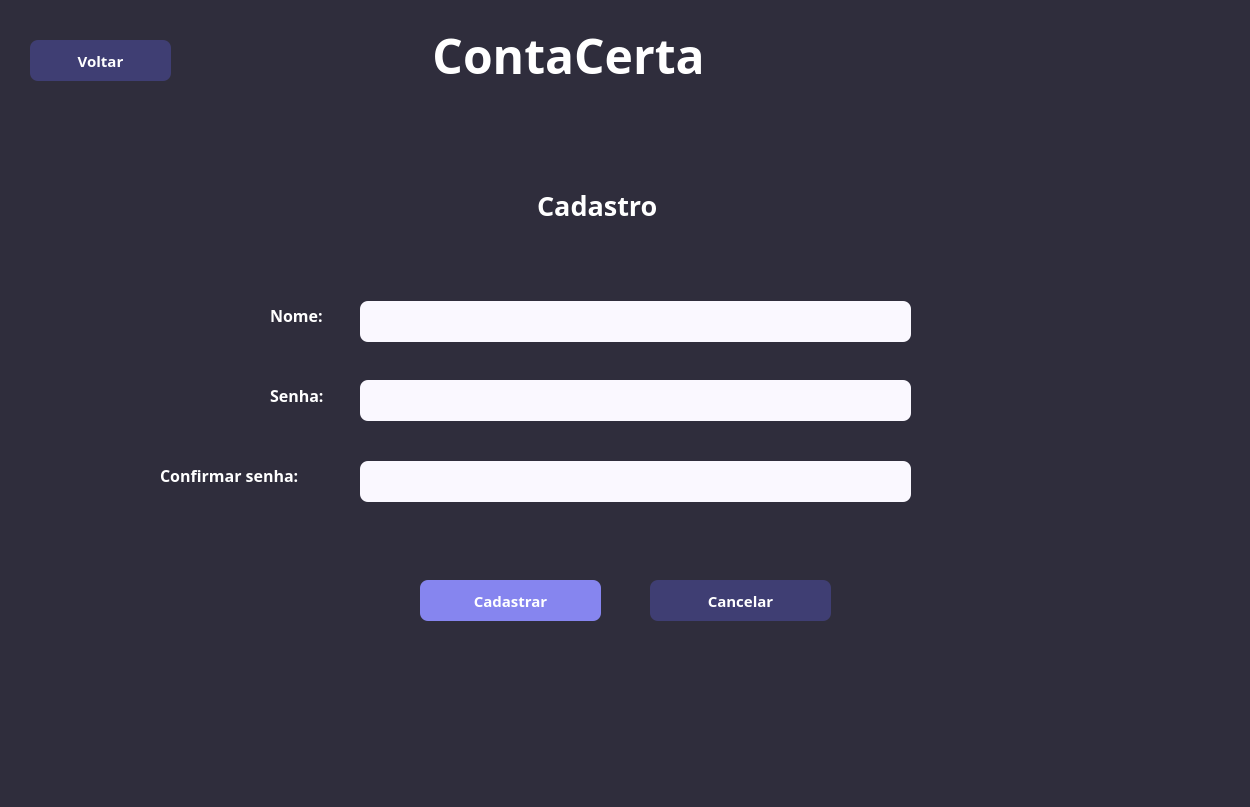
<?xml version="1.0" encoding="UTF-8"?>
<ui version="4.0">
 <class>MainWindow</class>
 <widget class="QMainWindow" name="MainWindow">
  <property name="geometry">
   <rect>
    <x>0</x>
    <y>0</y>
    <width>1250</width>
    <height>807</height>
   </rect>
  </property>
  <property name="font">
   <font>
    <pointsize>12</pointsize>
   </font>
  </property>
  <property name="windowTitle">
   <string>MainWindow</string>
  </property>
  <property name="styleSheet">
   <string notr="true">background: #2F2D3C;</string>
  </property>
  <widget class="QWidget" name="centralwidget">
   <widget class="QLabel" name="label_Titulo">
    <property name="geometry">
     <rect>
      <x>420</x>
      <y>20</y>
      <width>421</width>
      <height>71</height>
     </rect>
    </property>
    <property name="font">
     <font>
      <family>Arial Black</family>
      <pointsize>36</pointsize>
      <weight>75</weight>
      <bold>true</bold>
     </font>
    </property>
    <property name="styleSheet">
     <string notr="true">color: white;</string>
    </property>
    <property name="text">
     <string> ContaCerta</string>
    </property>
   </widget>
   <widget class="QPushButton" name="pushButton_Voltar">
    <property name="geometry">
     <rect>
      <x>30</x>
      <y>40</y>
      <width>141</width>
      <height>41</height>
     </rect>
    </property>
    <property name="font">
     <font>
      <family>Arial Black</family>
      <pointsize>11</pointsize>
      <weight>75</weight>
      <bold>true</bold>
     </font>
    </property>
    <property name="styleSheet">
     <string notr="true">background: #3F3E73;
color: white;
border-radius: 8;</string>
    </property>
    <property name="text">
     <string>Voltar</string>
    </property>
   </widget>
   <widget class="QLabel" name="label_cadastro">
    <property name="geometry">
     <rect>
      <x>530</x>
      <y>190</y>
      <width>191</width>
      <height>31</height>
     </rect>
    </property>
    <property name="font">
     <font>
      <family>Arial Black</family>
      <pointsize>20</pointsize>
      <weight>75</weight>
      <bold>true</bold>
     </font>
    </property>
    <property name="styleSheet">
     <string notr="true">color: white;</string>
    </property>
    <property name="text">
     <string> Cadastro</string>
    </property>
   </widget>
   <widget class="QLineEdit" name="lineEdit_Nome">
    <property name="geometry">
     <rect>
      <x>360</x>
      <y>301</y>
      <width>551</width>
      <height>41</height>
     </rect>
    </property>
    <property name="styleSheet">
     <string notr="true">background: #FAF8FF;
border-radius: 8;</string>
    </property>
   </widget>
   <widget class="QLabel" name="label_Nome">
    <property name="geometry">
     <rect>
      <x>270</x>
      <y>300</y>
      <width>81</width>
      <height>31</height>
     </rect>
    </property>
    <property name="font">
     <font>
      <family>Arial Black</family>
      <pointsize>12</pointsize>
      <weight>75</weight>
      <bold>true</bold>
     </font>
    </property>
    <property name="styleSheet">
     <string notr="true">color: white;</string>
    </property>
    <property name="text">
     <string>Nome:</string>
    </property>
   </widget>
   <widget class="QLabel" name="label_Senha">
    <property name="geometry">
     <rect>
      <x>270</x>
      <y>380</y>
      <width>81</width>
      <height>31</height>
     </rect>
    </property>
    <property name="font">
     <font>
      <family>Arial Black</family>
      <pointsize>12</pointsize>
      <weight>75</weight>
      <bold>true</bold>
     </font>
    </property>
    <property name="styleSheet">
     <string notr="true">color: white;</string>
    </property>
    <property name="text">
     <string>Senha:</string>
    </property>
   </widget>
   <widget class="QLineEdit" name="lineEdit_Senha">
    <property name="geometry">
     <rect>
      <x>360</x>
      <y>380</y>
      <width>551</width>
      <height>41</height>
     </rect>
    </property>
    <property name="styleSheet">
     <string notr="true">background: #FAF8FF;
border-radius: 8;</string>
    </property>
    <property name="echoMode">
     <enum>QLineEdit::PasswordEchoOnEdit</enum>
    </property>
   </widget>
   <widget class="QLabel" name="label_ConfirmarSenha">
    <property name="geometry">
     <rect>
      <x>160</x>
      <y>460</y>
      <width>191</width>
      <height>31</height>
     </rect>
    </property>
    <property name="font">
     <font>
      <family>Arial Black</family>
      <pointsize>12</pointsize>
      <weight>75</weight>
      <bold>true</bold>
     </font>
    </property>
    <property name="styleSheet">
     <string notr="true">color: white;</string>
    </property>
    <property name="text">
     <string>Confirmar senha:</string>
    </property>
   </widget>
   <widget class="QLineEdit" name="lineEdit_ConfirmarSenha">
    <property name="geometry">
     <rect>
      <x>360</x>
      <y>461</y>
      <width>551</width>
      <height>41</height>
     </rect>
    </property>
    <property name="styleSheet">
     <string notr="true">background: #FAF8FF;
border-radius: 8;</string>
    </property>
    <property name="echoMode">
     <enum>QLineEdit::PasswordEchoOnEdit</enum>
    </property>
   </widget>
   <widget class="QPushButton" name="pushButton_Cadastrar">
    <property name="geometry">
     <rect>
      <x>420</x>
      <y>580</y>
      <width>181</width>
      <height>41</height>
     </rect>
    </property>
    <property name="font">
     <font>
      <family>Arial Black</family>
      <pointsize>11</pointsize>
      <weight>75</weight>
      <bold>true</bold>
     </font>
    </property>
    <property name="styleSheet">
     <string notr="true">background: #8685EF;
color: white;
border-radius: 8;</string>
    </property>
    <property name="text">
     <string>Cadastrar</string>
    </property>
   </widget>
   <widget class="QPushButton" name="pushButton_Cancelar">
    <property name="geometry">
     <rect>
      <x>650</x>
      <y>580</y>
      <width>181</width>
      <height>41</height>
     </rect>
    </property>
    <property name="font">
     <font>
      <family>Arial Black</family>
      <pointsize>11</pointsize>
      <weight>75</weight>
      <bold>true</bold>
     </font>
    </property>
    <property name="styleSheet">
     <string notr="true">background: #3F3E73;
color: white;
border-radius: 8;</string>
    </property>
    <property name="text">
     <string>Cancelar</string>
    </property>
   </widget>
  </widget>
  <widget class="QStatusBar" name="statusbar"/>
 </widget>
 <resources/>
 <connections/>
</ui>
